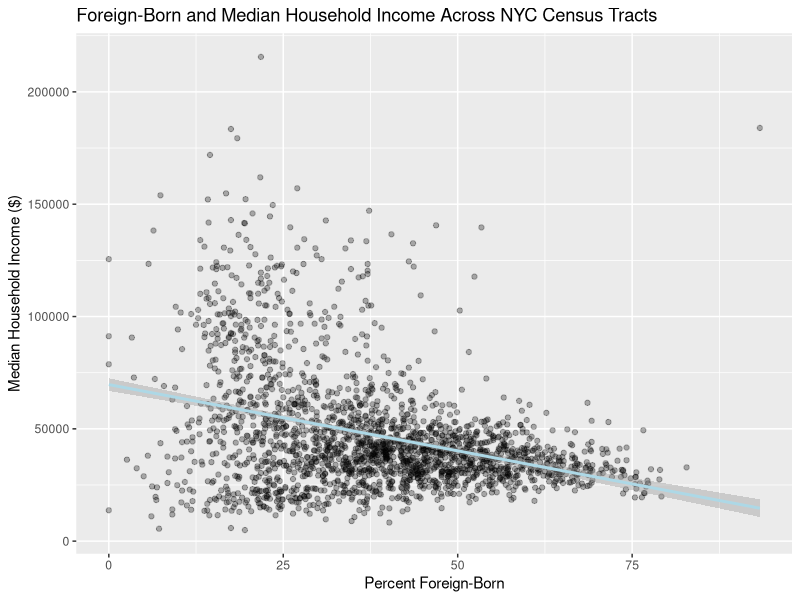

Recreate this plot in R. (Note: this script raises an error after producing the figure.)
## ---- chunk 1
#| echo: false # hide unncessary outputs
#| warning: false
#| message: false
## ---- chunk 2
library(knitr)
library(tidyverse)
library(glmnet)
data <- read.csv("data/GOV 51 Master Dataset.csv")
## ---- chunk 3
head(data) # see if csv loaded properly
## ---- chunk 4
tract_data <- data |> # ACS csv orientation is weird, so I have to reorient columns and rows
  rename(variable = 1) |>
  pivot_longer(
    cols = -variable,
    names_to = "tract",
    values_to = "value"
  ) |>
  mutate(
    variable = str_squish(variable),
    value = parse_number(as.character(value))
  ) |>
  pivot_wider(
    names_from = variable,
    values_from = value
  )
## ---- chunk 5
head(tract_data)
## ---- chunk 6
tract_data <- data |> # clean tract names 
  rename(variable = 1) |>
  pivot_longer(
    cols = -variable,
    names_to = "tract",
    values_to = "value"
  ) |>
  mutate(
    variable = str_squish(variable),
    value = parse_number(as.character(value)),
    tract = str_replace_all(tract, "\\.", " "),
    tract = str_remove(tract, " Total Estimate$")
  ) |>
  pivot_wider(
    names_from = variable,
    values_from = value
  ) |>
  select(where(~ !all(is.na(.))))
## ---- chunk 7
head(tract_data) # check to see that it worked 
nrow(tract_data)
colnames(tract_data)
## ---- chunk 8
data_summary <- tract_data |>
  mutate(
    `College educated (%)` = `Bachelor's degree` + `Graduate or professional degree`
  ) |>
  select(
    `Median income (dollars)`,
    `Foreign-born`,
    `College educated (%)`,
    `Male`,
    `Total population`
  ) |>
  summarise(
    across(
      everything(),
      list(
        Mean = ~mean(.x, na.rm = TRUE),
        SD = ~sd(.x, na.rm = TRUE),
        Min = ~min(.x, na.rm = TRUE),
        Max = ~max(.x, na.rm = TRUE)
      ),
      .names = "{.col}__{.fn}"
    )
  ) |>
  pivot_longer(
    everything(),
    names_to = c("Variable", ".value"),
    names_pattern = "(.+)__(.+)"
  )

data_summary |>
  kable(
    digits = 1,
    caption = "Summary Statistics for NYC Census Tracts"
  )
## ---- chunk 9
ggplot(
  tract_data |> filter(!is.na(`Foreign-born`), !is.na(`Median income (dollars)`)),
  aes(x = `Foreign-born`, y = `Median income (dollars)`)
) +
  geom_point(alpha = 0.3) +
  geom_smooth(method = "lm", color = "lightblue") +
  labs(
    title = "Foreign-Born and Median Household Income Across NYC Census Tracts",
    x = "Percent Foreign-Born",
    y = "Median Household Income ($)"
  )
## ---- chunk 10
ols <- lm(
  `Median income (dollars)` ~
    `Foreign-born` +
    `Bachelor's degree` +
    `Graduate or professional degree` +
    `Male` +
    `Median age (years)` +
    `Black or African American` + # White and Hispanic omitted avoid multicollinearity among racial composition percentages
    `Asian`,
  data = tract_data
)

summary(ols)
## ---- chunk 11
model_data <- tract_data |>
  mutate(
    college_educated =
      `Bachelor's degree` + `Graduate or professional degree`
  ) |>
  filter(
    !is.na(`Median income (dollars)`),
    !is.na(`Foreign-born`),
    !is.na(college_educated),
    !is.na(Male),
    !is.na(`Median age (years)`),
    !is.na(`Black or African American`),
    !is.na(Asian)
  )
## ---- chunk 12
set.seed(51)

train_index <- sample(
  1:nrow(model_data),
  0.8 * nrow(model_data)
)

train <- model_data[train_index, ]
test <- model_data[-train_index, ]
## ---- chunk 13
X_train <- model.matrix(
  `Median income (dollars)` ~
    `Foreign-born` +
    college_educated +
    Male +
    `Median age (years)` +
    `Black or African American` +
    Asian,
  data = train
)[, -1]

y_train <- train$`Median income (dollars)`

X_test <- model.matrix(
  `Median income (dollars)` ~
    `Foreign-born` +
    college_educated +
    Male +
    `Median age (years)` +
    `Black or African American` +
    Asian,
  data = test
)[, -1]

y_test <- test$`Median income (dollars)`
## ---- chunk 14
lasso <- cv.glmnet(
  X_train,
  y_train,
  alpha = 1
)

lasso_predicted <- predict(
  cv_lasso,
  newx = X_test,
  s = "lambda.min"
)

rmse_lasso <- sqrt(
  mean((lasso_predicted - y_test)^2)
)
## ---- chunk 15
ridge <- cv.glmnet(
  X_train,
  y_train,
  alpha = 0
)

ridge_predicted <- predict(
  ridge,
  newx = X_test,
  s = "lambda.min"
)

rmse_ridge <- sqrt(
  mean((ridge_predicted - y_test)^2)
)
## ---- chunk 16
elastic <- cv.glmnet(
  X_train,
  y_train,
  alpha = 0.5
)

elastic_predicted <- predict(
  elastic,
  newx = X_test,
  s = "lambda.min"
)

rmse_elastic <- sqrt(
  mean((elastic_predicted - y_test)^2)
)
## ---- chunk 17
ols_predicted <- predict(
  ols,
  newdata = test
)

rmse_ols <- sqrt(
  mean((ols_predicted - y_test)^2)
)
## ---- chunk 18
comparison_table <- tibble(
  Model = c(
    "OLS (no regularization)",
    "LASSO (α = 1)",
    "Ridge (α = 0)",
    "Elastic Net (α = 0.5)"
  ),
  `Test RMSE` = c(
    rmse_ols,
    rmse_lasso,
    rmse_ridge,
    rmse_elastic
  )
)

comparison_table |>
  kable(
    digits = 1,
    caption = "Out-of-sample Prediction Performance: OLS vs Penalized Approaches"
  )
## ---- chunk 19
plot(log(lasso$lambda), lasso$cvm, type = "l",
     xlab = "log(Lambda)",
     ylab = "Cross-Validated MSE",
     col = "lightblue")

lines(log(ridge$lambda), ridge$cvm, col = "darkblue")
lines(log(elastic$lambda), elastic$cvm, col = "lightpink")

legend("topright",
       legend = c("LASSO", "Ridge", "Elastic Net"),
       col = c("lightblue", "darkblue", "lightpink"),
       lty = 1)
